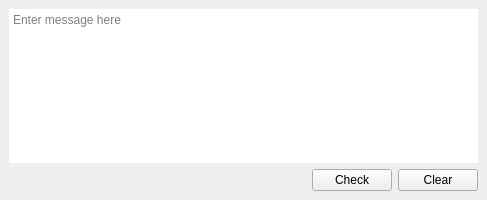
<?xml version="1.0" encoding="UTF-8"?>
<ui version="4.0">
 <class>MainWindow</class>
 <widget class="QMainWindow" name="MainWindow">
  <property name="geometry">
   <rect>
    <x>0</x>
    <y>0</y>
    <width>487</width>
    <height>200</height>
   </rect>
  </property>
  <property name="windowTitle">
   <string>Scam or ham</string>
  </property>
  <widget class="QWidget" name="centralwidget">
   <layout class="QVBoxLayout" name="verticalLayout">
    <item>
     <widget class="QTextEdit" name="message_ip">
      <property name="frameShape">
       <enum>QFrame::NoFrame</enum>
      </property>
      <property name="frameShadow">
       <enum>QFrame::Plain</enum>
      </property>
      <property name="placeholderText">
       <string>Enter message here</string>
      </property>
     </widget>
    </item>
    <item>
     <layout class="QHBoxLayout" name="horizontalLayout">
      <item>
       <spacer name="horizontalSpacer_3">
        <property name="orientation">
         <enum>Qt::Horizontal</enum>
        </property>
        <property name="sizeHint" stdset="0">
         <size>
          <width>40</width>
          <height>20</height>
         </size>
        </property>
       </spacer>
      </item>
      <item>
       <widget class="QPushButton" name="check_btn">
        <property name="text">
         <string>Check</string>
        </property>
       </widget>
      </item>
      <item>
       <widget class="QPushButton" name="clear_btn">
        <property name="text">
         <string>Clear</string>
        </property>
       </widget>
      </item>
     </layout>
    </item>
   </layout>
  </widget>
 </widget>
 <resources/>
 <connections/>
</ui>
